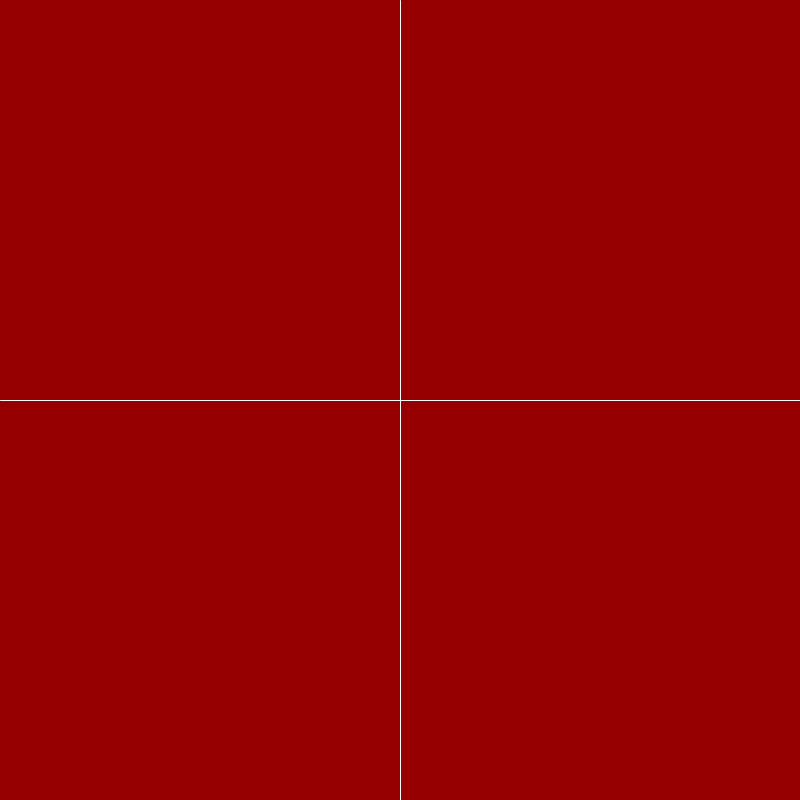
Frame 1 (no input)
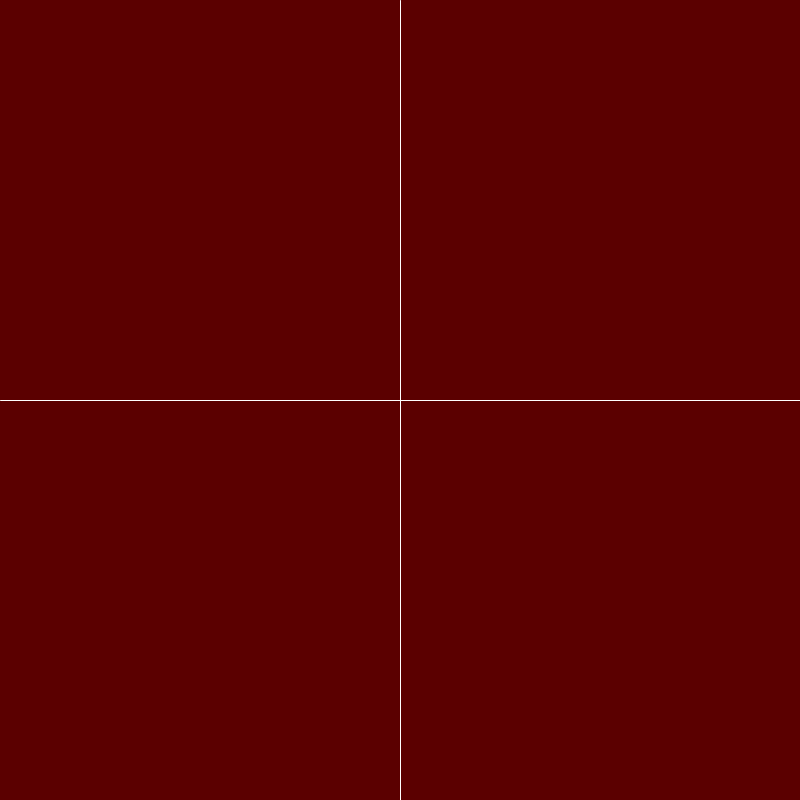
Frame 60 (the mouse pressed at the canvas centre just before this capture)
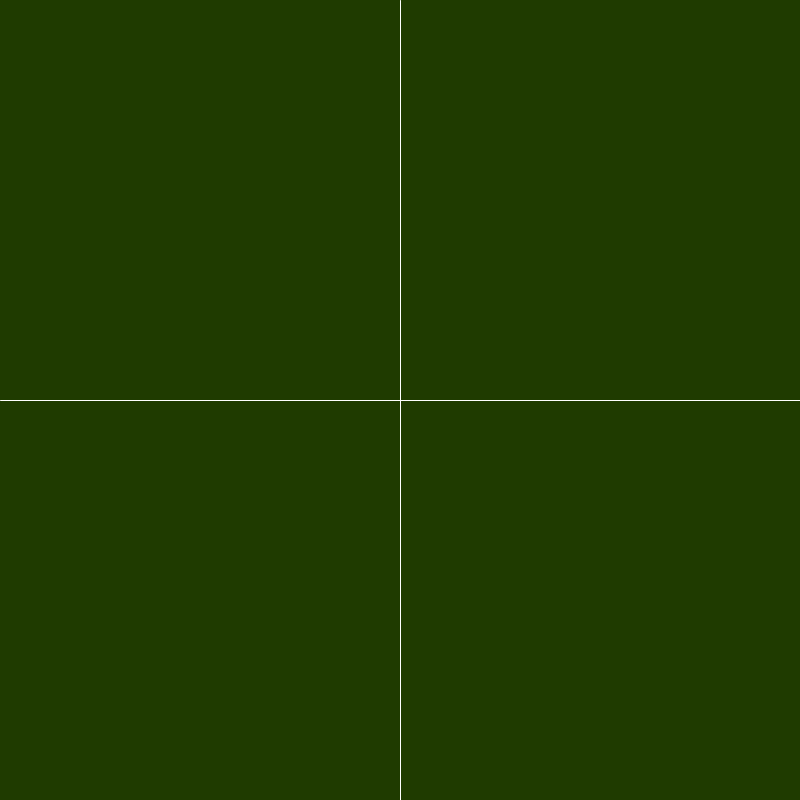
Frame 120 (the mouse held since frame 60 and released just before this capture)

The Processing sketch that drew these frames (run headless with seeded random() and noise(); from frame 60 on, the mouse is pressed at the canvas centre):

// Processing sketch: kapitel_5_eksempel_5_2
// ── kapitel_5_eksempel_5_2.pde
float r = 150;
float g = 0;
float b = 0;

void setup() {
  size(800, 800);
  
}

void draw() {
  background(r, g, b);
  stroke(255);
  line(width/2, 0, width/2, height);
  line(0, height/2, width, height/2);
  
  if (mouseX > width/2) {
    r = r + 1;
  }
  
  else {
    r = r -1;
  }
  
  if(mouseY > height/2) {
    b = b +1;
  }
  else {
    b = b -1;
  }
  
  if(mousePressed) {
    g = g +1;
  }
  else {
    g = g -1;
  }
  
  //constrain sætter de tilladte mindste og største værdier for en variabel
  r = constrain(r, 0, 255);
  g = constrain(g, 0, 255);
  b = constrain(b, 0, 255);
}
  
